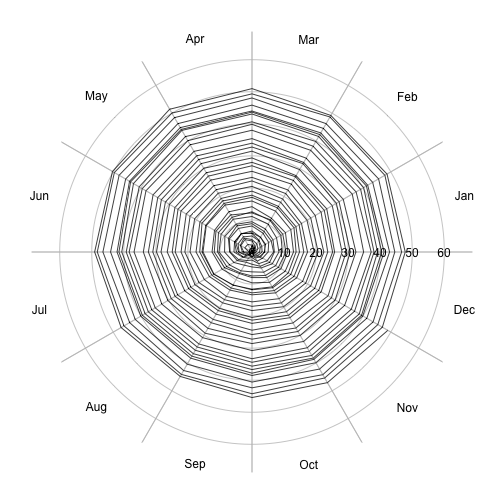

This figure's R source:

## ----hodograph, fig.path='2014-02-08-'-----------------------------------
hodograph <- function(x, y, t, rings, tcut=c("daily", "yearly"), ...)
{
    tcut <- match.arg(tcut)
    if (missing(t)) {
        stop("x-y method not coded yet\n")
    } else {
        if (!missing(y)) {
            stop("cannot give y if t is given\n")
        }
        if (tcut== "yearly") {
            ## x=x(t)
            t <- as.POSIXlt(t)
            start <- ISOdatetime(1900+as.POSIXlt(t[1])$year, 1, 1, 0, 0, 0,
                                 tz=attr(t, "tzone"))
            day <- as.numeric(julian(t, origin=start))
            xx <- x * cos(day / 365 * 2 * pi)
            yy <- x * sin(day / 365 * 2 * pi)
            ## axes
            if (missing(rings))
                rings <- pretty(sqrt(xx^2 + yy^2))
            rscale <- 1.04 * max(rings)
            theta <- seq(0, 2 * pi, length.out=200)
            plot(xx, yy, asp=1, xlim=rscale*c(-1.1,1.1), ylim=rscale*c(-1.1, 1.1),
                 type='n', xlab="", ylab="", axes=FALSE)
            ## month lines
            month <- c("Jan", "Feb", "Mar", "Apr", "May", "Jun", "Jul", "Aug", "Sep", "Oct", "Nov", "Dec")
            for (m in 1:12) {
                phi <- 2*pi*(m-1)/12
                lines(rscale*cos(phi)*c(-1.1,1.1), rscale*sin(phi)*c(-1.1,1.1), col='gray')
                phi <- 2*pi*(0.5/12+(m-1)/12)
                text(1.1*rscale * cos(phi), 1.1*rscale * sin(phi), month[m]) 
            }
            for (r in rings) {
                gx <- r * cos(theta)
                gy <- r * sin(theta)
                lines(gx, gy, col='gray')
                text(gx[1], 0, format(r))
            }
            points(xx, yy, ...)
        } else {
            stop("only tcut=\"yearly\" works at this time\n")
        }
    }
}
data(co2)
year <- as.numeric(time(co2))
t0 <- as.POSIXlt("1959-01-01 00:00:00", tz="UTC")
t <- t0 + (year - year[1]) *365*86400
par(mar=rep(1, 4))
hodograph(x=co2-co2[1], t=t, tcut="yearly", type="l")


## ----timeseries, fig.path='2014-02-08-'----------------------------------
plot(co2)
